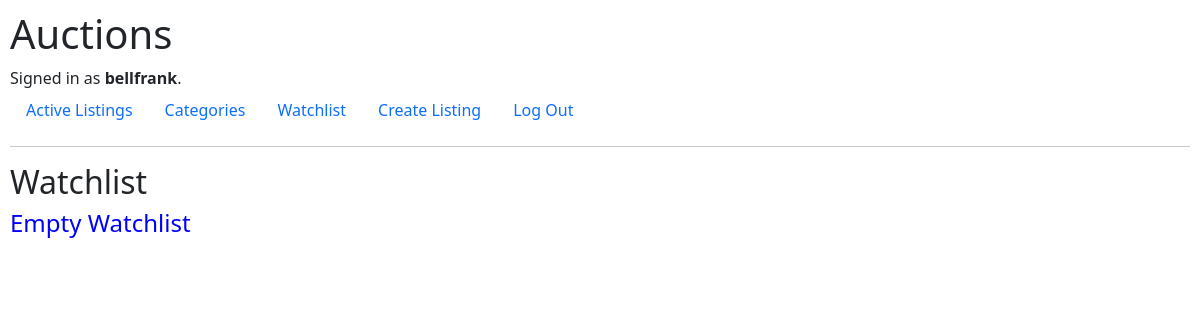
/watchlist (signed in), run on an earlier commit of the app's database.
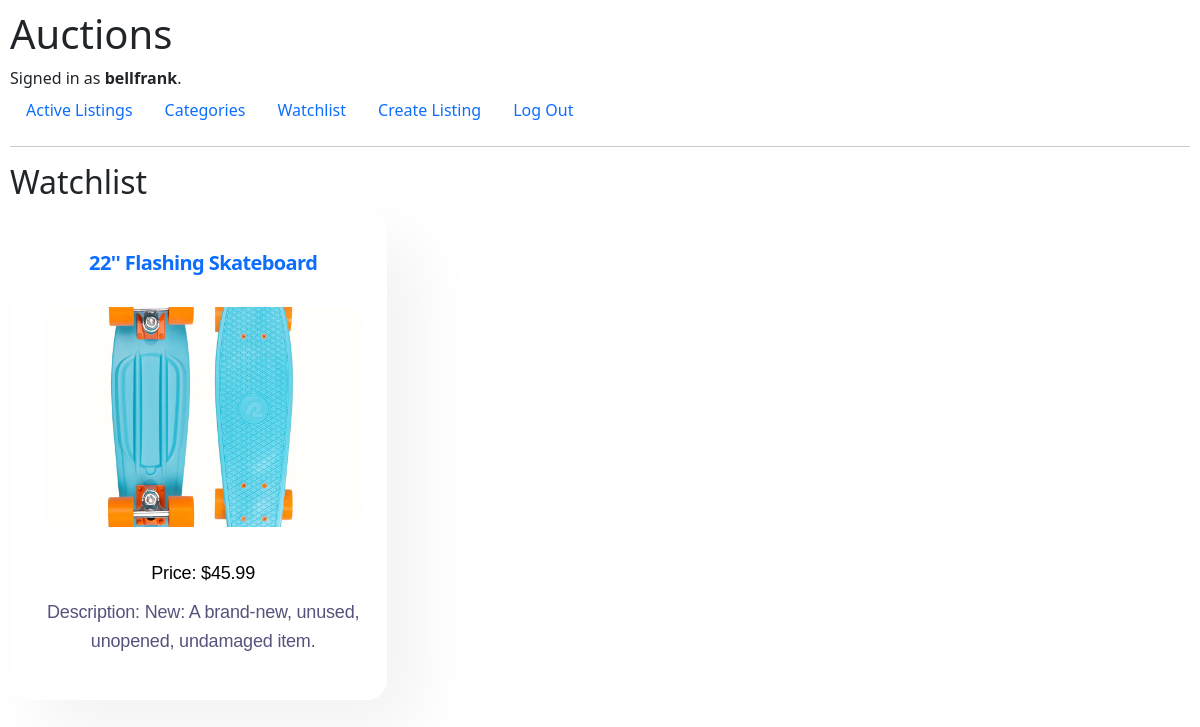
And on a later commit of the database.
### auctions/models.py (models this page shows, shortened)
class AuctionListings(models.Model):
    user = models.ForeignKey(User, on_delete=models.CASCADE)
    title = models.CharField(max_length=64)
    description = models.TextField(max_length=64)
    last_modified = models.DateField(auto_now_add = True)
    price = models.DecimalField(max_digits=6, decimal_places=2)
    status = models.BooleanField(default=True)
    img = models.ImageField(upload_to='images/')
    category = models.CharField(max_length=64, blank=True, null=True, choices=choice_list)
    favorites = models.ManyToManyField(User, related_name='blog_posts')

### auctions/views.py (the view)
# urls.py: path("watchlist", views.watchlist, name="watchlist"),
@login_required
def watchlist(request):
    listings = AuctionListings.objects.filter(favorites=request.user)
    return render(request, "watchlist.html", {
        "listings":listings,
    })

### auctions/templates/watchlist.html
{% extends "auctions/layout.html" %}
{% load static %}
{% block body %}
    <h2>Watchlist</h2>
    <section class="w-layout-grid get-started-grid">
    {% for listing in listings %}
        <a href="{% url 'listing_page' listing.id %}" style="text-decoration: none;">
        <div  class="feature-card w-inline-block" >
          <h5>{{listing.title}}</h5>
          <br>
          <div class="licence-graphic">
            {% if listing.img %}
            <img src="{{listing.img.url}}" alt="" class="started-asset">
            {% endif %}
          </div>
          <p style="color: black;">Price: ${{listing.price}}<p>
          Description: {{listing.description}}
        </div>
      </a>
    {% empty %}
    <h4 style="color: blue;"> Empty Watchlist </h4>
    {% endfor %}
    </section>
{% endblock %}

What changed in the data, as far as the page shows it:
now on this page (row edited): AuctionListings: title "22'' Flashing Skateboard", img (picture), price "45.99", description "New: A brand-new, unused, unopened, undamaged item."
Also different on the page:
text no longer shown: "Empty Watchlist"
